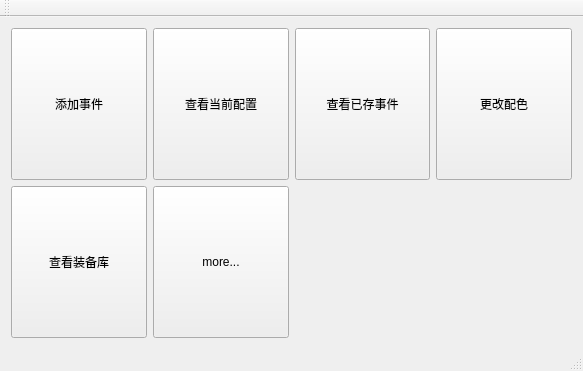
<?xml version="1.0" encoding="UTF-8"?>
<ui version="4.0">
 <class>MainWindow</class>
 <widget class="QMainWindow" name="MainWindow">
  <property name="geometry">
   <rect>
    <x>0</x>
    <y>0</y>
    <width>583</width>
    <height>371</height>
   </rect>
  </property>
  <property name="sizePolicy">
   <sizepolicy hsizetype="Expanding" vsizetype="Expanding">
    <horstretch>0</horstretch>
    <verstretch>0</verstretch>
   </sizepolicy>
  </property>
  <property name="windowTitle">
   <string>道路抢修V0.526</string>
  </property>
  <widget class="QWidget" name="centralWidget">
   <layout class="QGridLayout" name="gridLayout">
    <item row="0" column="0">
     <widget class="QPushButton" name="pb_create_newcase">
      <property name="sizePolicy">
       <sizepolicy hsizetype="Expanding" vsizetype="Expanding">
        <horstretch>0</horstretch>
        <verstretch>0</verstretch>
       </sizepolicy>
      </property>
      <property name="text">
       <string>添加事件</string>
      </property>
     </widget>
    </item>
    <item row="0" column="1">
     <widget class="QPushButton" name="pb_conf">
      <property name="sizePolicy">
       <sizepolicy hsizetype="Expanding" vsizetype="Expanding">
        <horstretch>0</horstretch>
        <verstretch>0</verstretch>
       </sizepolicy>
      </property>
      <property name="text">
       <string>查看当前配置</string>
      </property>
     </widget>
    </item>
    <item row="0" column="2">
     <widget class="QPushButton" name="pb_see_saved">
      <property name="sizePolicy">
       <sizepolicy hsizetype="Expanding" vsizetype="Expanding">
        <horstretch>0</horstretch>
        <verstretch>0</verstretch>
       </sizepolicy>
      </property>
      <property name="text">
       <string>查看已存事件</string>
      </property>
     </widget>
    </item>
    <item row="0" column="3">
     <widget class="QPushButton" name="pushButton">
      <property name="sizePolicy">
       <sizepolicy hsizetype="Expanding" vsizetype="Expanding">
        <horstretch>0</horstretch>
        <verstretch>0</verstretch>
       </sizepolicy>
      </property>
      <property name="text">
       <string>更改配色</string>
      </property>
     </widget>
    </item>
    <item row="1" column="0">
     <widget class="QPushButton" name="pb_see_eqps">
      <property name="sizePolicy">
       <sizepolicy hsizetype="Expanding" vsizetype="Expanding">
        <horstretch>0</horstretch>
        <verstretch>0</verstretch>
       </sizepolicy>
      </property>
      <property name="text">
       <string>查看装备库</string>
      </property>
     </widget>
    </item>
    <item row="1" column="1">
     <widget class="QPushButton" name="pb_more">
      <property name="sizePolicy">
       <sizepolicy hsizetype="Expanding" vsizetype="Expanding">
        <horstretch>0</horstretch>
        <verstretch>0</verstretch>
       </sizepolicy>
      </property>
      <property name="text">
       <string>more...</string>
      </property>
     </widget>
    </item>
   </layout>
  </widget>
  <widget class="QMenuBar" name="menuBar">
   <property name="geometry">
    <rect>
     <x>0</x>
     <y>0</y>
     <width>583</width>
     <height>23</height>
    </rect>
   </property>
  </widget>
  <widget class="QToolBar" name="mainToolBar">
   <attribute name="toolBarArea">
    <enum>TopToolBarArea</enum>
   </attribute>
   <attribute name="toolBarBreak">
    <bool>false</bool>
   </attribute>
  </widget>
  <widget class="QStatusBar" name="statusBar"/>
 </widget>
 <layoutdefault spacing="6" margin="11"/>
 <resources/>
 <connections/>
</ui>
